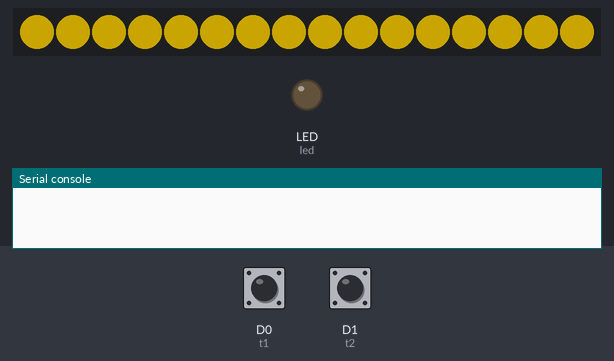
Recording of a program running on a simulated CircuitPython board. Shown: 16 RGB LEDs in strip order, left to right, output pins drawn as LEDs (lit = HIGH), the last lines printed to the serial console. Inputs (shaded band) come from the test bench; at power-on: D0 (t1) LOW, D1 (t2) LOW. Dim RGB values are drawn brighter than linear; touch pads read as touched when driven HIGH; pins used as bus, display or sensor lines are not drawn.

Above: at 1.2 s.
1.3 s: D0 (t1) pulled HIGH for 0.15 s
At 1.56 s:
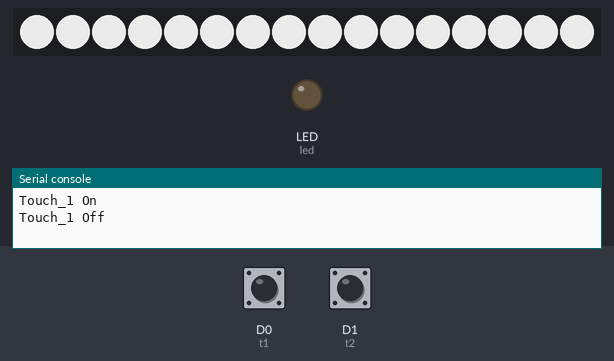
2.0 s: D1 (t2) pulled HIGH for 0.15 s
At 2.26 s:
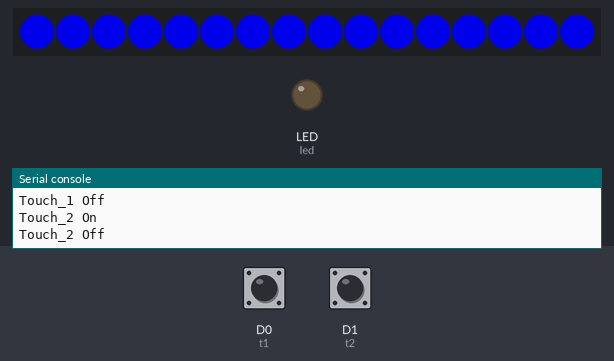
2.7 s: D0 (t1) pulled HIGH for 1 s
At 3.93 s:
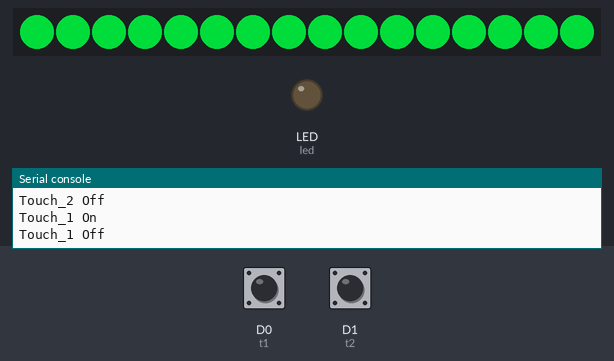
4.3 s: D1 (t2) pulled HIGH for 1 s
At 5.5 s:
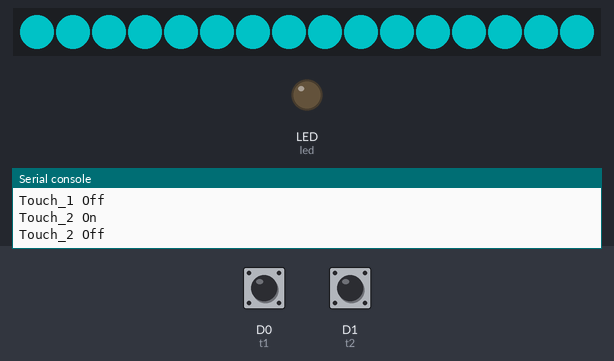
Timing chart, 0 to 7.3 s (numbered marks = the images above; inputs shaded):
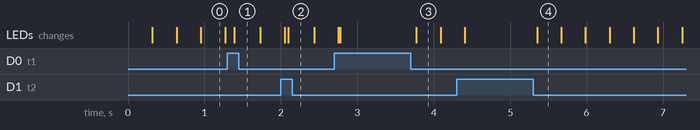

The program:

code.py
```python
import board
import digitalio
import time
import pwmio
import touchio

from adafruit_debouncer import Debouncer, Button

import neopixel
from rainbowio import colorwheel


def RingColorWheel(delay, Pixel, Color):
    time.sleep(delay)
    for i in range(16):
        Pixel[i] = colorwheel(Color)


def RingColorStatic(Pixel, Color):
    time.sleep(0.01)
    for i in range(16):
        Pixel[i] = Color

# millPower = digitalio.DigitalInOut(board.D8)
# millPower.direction = digitalio.Direction.OUTPUT

millPower = pwmio.PWMOut(board.D8, frequency=5000, duty_cycle=0)

waterPower = digitalio.DigitalInOut(board.D9)
waterPower.direction = digitalio.Direction.OUTPUT

THRESHOLD_1 = 750  ## HAS TO BE CALIBRATED WHEN FULLY MOUNTED
t1 = touchio.TouchIn(board.D0)
t1.threshold = t1.raw_value + THRESHOLD_1
touchpad_1 = Button(t1, value_when_pressed=True)

THRESHOLD_2 = 750  ## HAS TO BE CALIBRATED WHEN FULLY MOUNTED
t2 = touchio.TouchIn(board.D1)
t2.threshold = t2.raw_value + THRESHOLD_2
touchpad_2 = Button(t2, value_when_pressed=True)

led = digitalio.DigitalInOut(board.LED)
led.direction = digitalio.Direction.OUTPUT

NeoPixel = neopixel.NeoPixel(board.D10, 16)

NeoPixel.brightness = 0.75

color_value = 0

LeftHand = False
RightHand = False

watertime_refresh = time.monotonic()

while True:

    touchpad_1.update()
    touchpad_2.update()

    if not RightHand and not LeftHand:
        RingColorWheel(0.01, NeoPixel, color_value)
        color_value += 1
        if color_value == 256:
            color_value = 0

    if touchpad_1.rose:
        print("Touch_1 On")
        LeftHand = True
        # millPower.value = True
        millPower.duty_cycle = 32768

    if touchpad_1.fell:
        print("Touch_1 Off")
        LeftHand = False
        # millPower.value = False
        millPower.duty_cycle = 0

    if touchpad_2.rose:
        print("Touch_2 On")
        RightHand = True
        watertime_refresh = time.monotonic()

    if touchpad_2.fell:
        print("Touch_2 Off")
        RightHand = False
        waterPower.value = False

    if LeftHand and not RightHand:
        RingColorStatic(NeoPixel, (255, 255, 255))

    if RightHand and not LeftHand:
        RingColorStatic(NeoPixel, (0, 0, 255))

    if RightHand and LeftHand:
        RingColorStatic(NeoPixel, (0, 255, 0))

    if (time.monotonic() - watertime_refresh) > 3 and RightHand:
        try:
            waterPower.value = True
            watertime_refresh = time.monotonic()
        except RuntimeError as e:
            print("Some error occured, retrying! -", e)
            continue
```

Measured:
- after the input at 1.3 s, the LEDs: change after 0.09 s (image 1)
- after the input at 2.0 s, the LEDs: first differ from a run without the input after 0.09 s (image 2)
- after the input at 2.7 s, the LEDs: first differ from a run without the input after 0.08 s (image 3 shows a later state)
